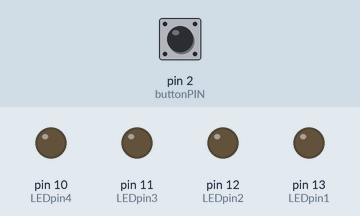
This sketch was run on a simulated Arduino Uno, built with avr-gcc and run on an emulated ATmega328P. On the bench: output pins drawn as LEDs (lit = HIGH). Dashed ring = blinking. The inputs (shaded band) are chosen by the test bench; at power-on: pin 2 (buttonPIN) LOW.

Above: at 1.2 s.
1.3 s: pin 2 (buttonPIN) pulled HIGH for 0.15 s
At 1.55 s:
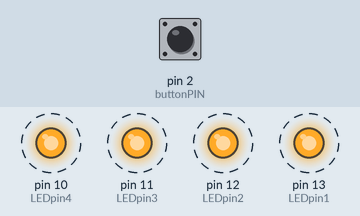
4.3 s: pin 2 (buttonPIN) pulled HIGH for 1 s
At 5.4 s:
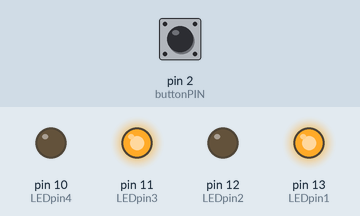
7.4 s: pin 2 (buttonPIN) pulled HIGH for 3.2 s
At 8.2 s:
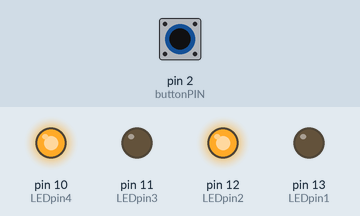
Timing chart, 0 to 12.1 s (numbered marks = the images above; inputs shaded):
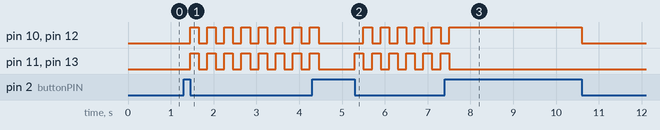

The sketch:

buttonLED.ino
```cpp
int LEDpin1=13,LEDpin2=12,LEDpin3=11,LEDpin4=10, buttonPIN = 2;
void setup() {
    pinMode(LEDpin1, OUTPUT);
    pinMode(LEDpin2, OUTPUT);
    pinMode(LEDpin3, OUTPUT);
    pinMode(LEDpin4, OUTPUT);
    pinMode(buttonPIN, INPUT);
}
int count=0;
void loop() {
  if (digitalRead(buttonPIN) == HIGH){
      count++;
      if (count>2) count=0;
      while(digitalRead(buttonPIN) == HIGH);
  }
  if (count==0){
    digitalWrite(LEDpin1, LOW); digitalWrite(LEDpin2, LOW);
    digitalWrite(LEDpin3, LOW);  digitalWrite(LEDpin4, LOW);
  }
  if (count==1){
    digitalWrite(LEDpin1, HIGH);
    digitalWrite(LEDpin2, HIGH);
    digitalWrite(LEDpin3, HIGH);
    digitalWrite(LEDpin4, HIGH); delay(200);
    digitalWrite(LEDpin1, LOW);
    digitalWrite(LEDpin2, LOW);
    digitalWrite(LEDpin3, LOW);
    digitalWrite(LEDpin4, LOW);    delay(200);
  }
  if (count==2){ // pattern 2
    digitalWrite(LEDpin1, HIGH);
    digitalWrite(LEDpin2, LOW);
    digitalWrite(LEDpin3, HIGH);
    digitalWrite(LEDpin4, LOW); delay(200);
    digitalWrite(LEDpin1, LOW);
    digitalWrite(LEDpin2, HIGH);
    digitalWrite(LEDpin3, LOW);
    digitalWrite(LEDpin4, HIGH);    delay(200);
  }
}
```

Measured:
- after the input at 1.3 s, pin 10 (LEDpin4), pin 11 (LEDpin3), pin 12 (LEDpin2), pin 13 (LEDpin1): alternates HIGH for 0.20 s and LOW for 0.20 s, starting after 0.15 s
- after the input at 7.4 s, pin 11 (LEDpin3), pin 13 (LEDpin1): goes on until 7.5 s, then stays LOW
